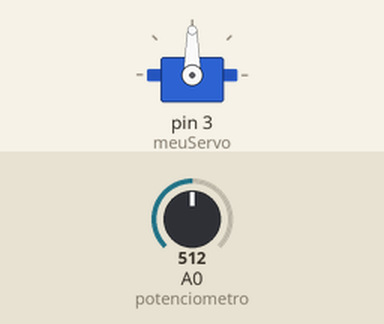
Recording of a sketch running on a simulated Arduino Uno, built with avr-gcc and run on an emulated ATmega328P. Shown: servo. Inputs (shaded band) come from the test bench; at power-on: A0 (potenciometro) = 512.

Above: at 1.2 s.
1.3 s: A0 (potenciometro) set to 716
At 1.6 s:
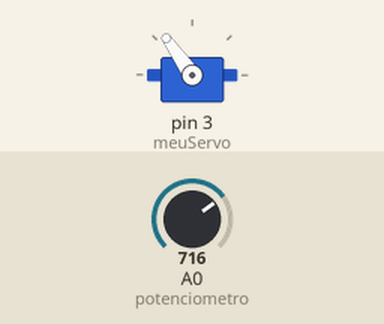
2.8 s: A0 (potenciometro) set to 900
At 3.7 s:
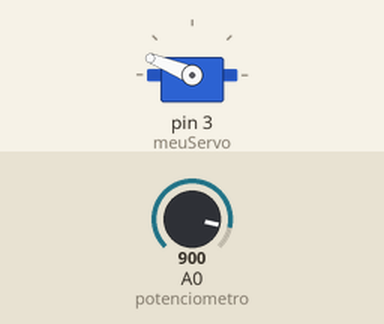
4.3 s: A0 (potenciometro) set to 1023
At 5.1 s:
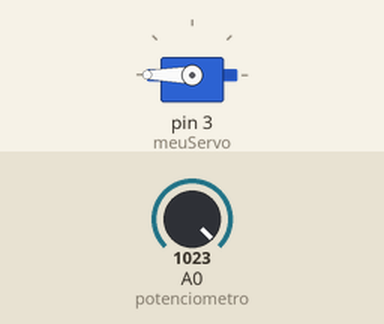
5.8 s: A0 (potenciometro) set to 306
At 7.0 s:
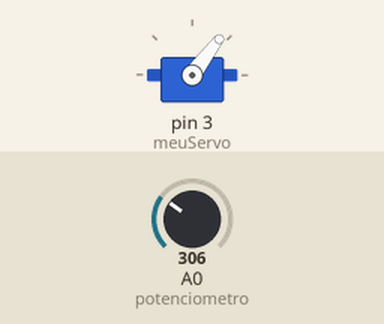
7.3 s: A0 (potenciometro) set to 122
At 8.6 s:
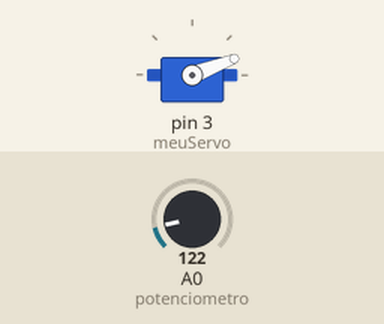
Timing chart, 0 to 9.8 s (numbered marks = the images above; inputs shaded):
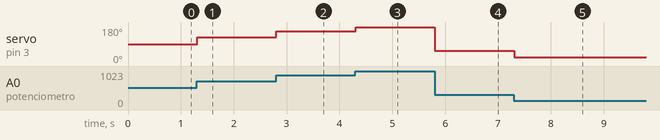

The sketch:

aula4_servomotor_pot.ino
```cpp
#include <Servo.h>

Servo meuServo;
int potenciometro = A0;
int angulo;

void setup() {
  meuServo.attach(3);
}

void loop() {
  angulo = analogRead(potenciometro);
  angulo = map(angulo, 0, 1023, 0, 180);
  meuServo.write(angulo);
  delay(15);
}
```

Measured:
- after the input at 1.3 s, servo on pin 3 (meuServo): 90° → 125° at once
- after the input at 2.8 s, servo on pin 3 (meuServo): 125° → 158° at once
- after the input at 4.3 s, servo on pin 3 (meuServo): 158° → 180° at once
- after the input at 5.8 s, servo on pin 3 (meuServo): 180° → 53° at once
- after the input at 7.3 s, servo on pin 3 (meuServo): 53° → 21° at once
